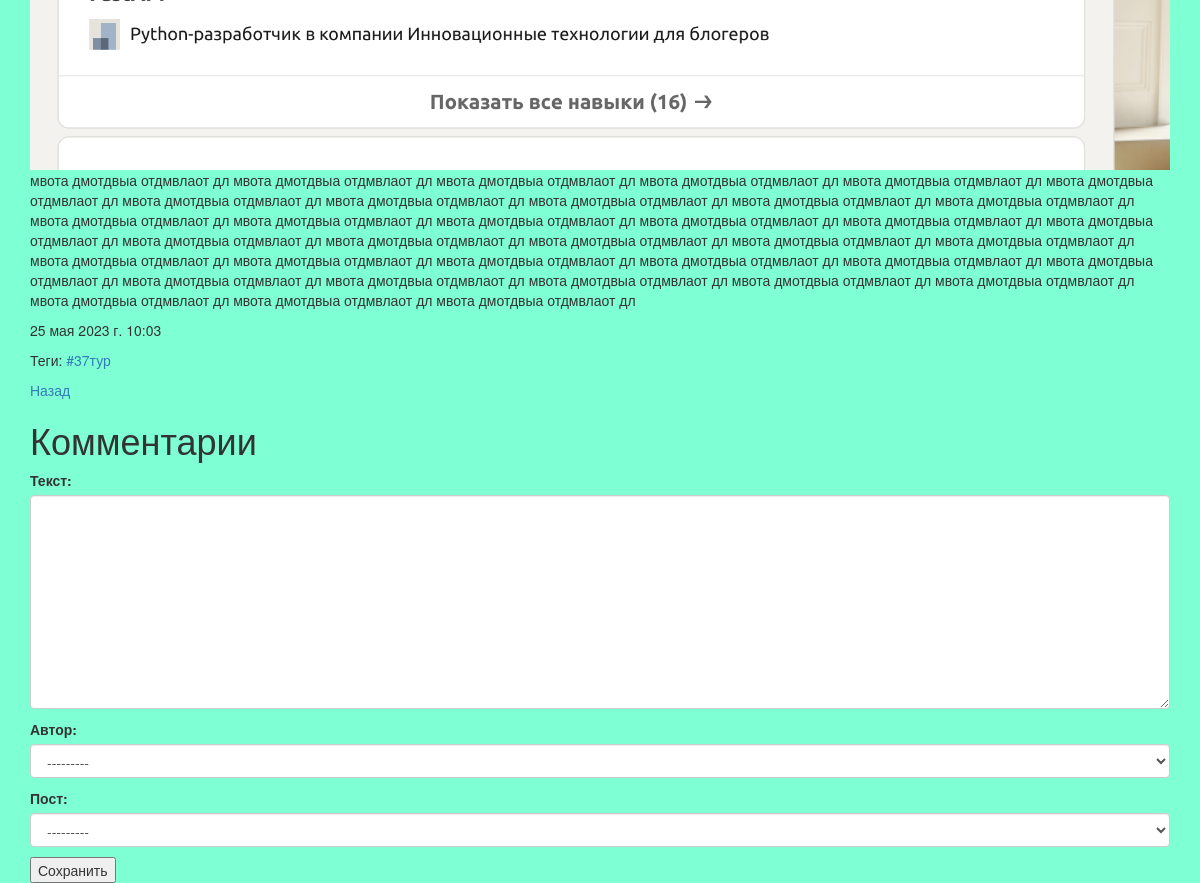
The page /post-detail/1/ (lower part) on the database as committed earlier.
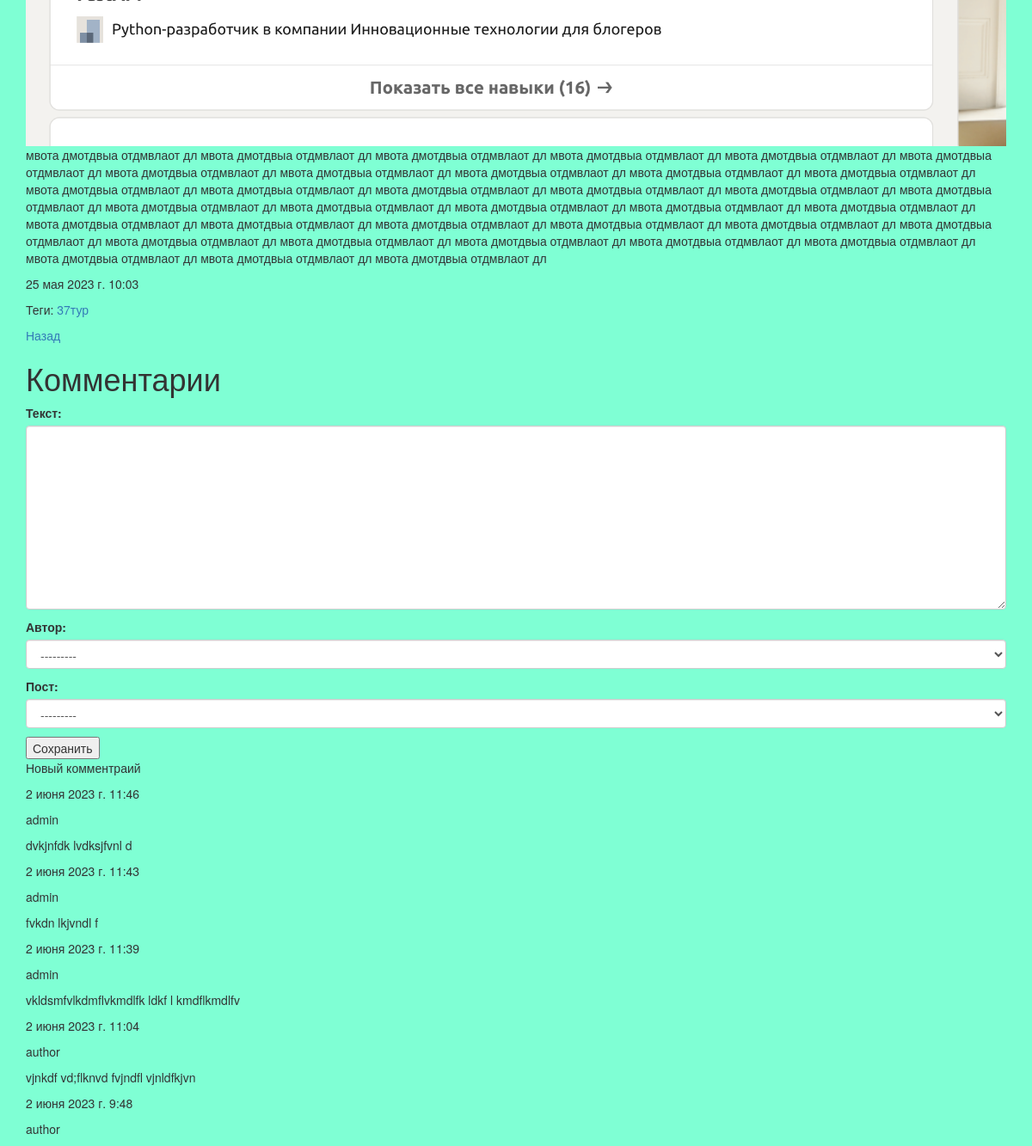
The same page on the database as committed later.
### core/models.py (models this page shows, shortened)
class Tag(models.Model):
    name = models.CharField(max_length=255, verbose_name='Название тега')

class Comment(models.Model):
    post = models.ForeignKey(Post, on_delete=models.CASCADE, verbose_name='Пост', related_name='comments')
    author = models.ForeignKey(User, on_delete=models.SET_NULL, verbose_name='Автор', related_name='comments', null=True)
    text = models.TextField(verbose_name='Текст')
    created_at = models.DateTimeField(auto_now_add=True, verbose_name='Дата создания')
    class Meta:
        ordering = ['-post', '-created_at']
        verbose_name = 'Комментарий'
        verbose_name_plural = 'Комментарии'

### core/views.py (the view)
# urls.py: path('post-detail/<int:pk>/', PostDetailView.as_view(), name='post-detail'),
class PostDetailView(DetailView):
    model = Post
    template_name = 'core/post-detail.html'
    def get(self, request, *args, **kwargs):
        post = get_object_or_404(Post, pk=kwargs['pk'])
        form = CommentForm()
        comments = Comment.objects.filter(post=post)
        context = {
            'post': post,
            'form': form,
            'comments': comments
        }
        return render(request, self.template_name, context)

### core/forms.py
class CommentForm(forms.ModelForm):
    class Meta:
        model = Comment
        fields = ('text', 'author', 'post')
        exclude_fields = ('created_at',)
        widgets = {
            'text': forms.Textarea(attrs={'class': 'form-control'}),
            'author': forms.Select(attrs={'class': 'form-control'}),
            'post': forms.Select(attrs={'class': 'form-control'}),
        }

### core/models.py (called while the page is built)
    def __str__(self) -> str:
        return f'{self.title}'

### templates/core/post-detail.html (shortened to what this page needs)
{% extends "base.html" %}
{% block content %}
    <img src="/media/{{ post.poster }}" alt='{{ post.title }}' class="img-responsive">
    <p>{{ post.text }}</p>
    <p>{{ post.created_at }}</p>
    {% if post.tags %}
        <p>Теги:
            {% for tag in post.tags.all %}
                <a href='/post-list/?tag={{ tag.name }}'>{{ tag.name }}</a>
            {% endfor %}
        </p>
    {% endif %}
    <a href='/post-list/'>Назад</a>
    {% include "core/comment.html" %}
    {% for comment in comments %}
        <div class="comment">
            <p>{{ comment.text }}</p>
            <p>{{ comment.created_at }}</p>
            <p>{{ comment.author }}</p>
        </div>
    {% endfor %}
{% endblock %}

Rows that differ between the two databases and show on the page:
changed Tag: name "#37тур" → "37тур"
added Comment: text "Новый комментраий", created_at "2 июня 2023 г. 11:46", author "admin"
added Comment: text "dvkjnfdk lvdksjfvnl d", created_at "2 июня 2023 г. 11:43", author "admin"
added Comment: text "fvkdn lkjvndl f", created_at "2 июня 2023 г. 11:39", author "admin"
added Comment: text "vkldsmfvlkdmflvkmdlfk ldkf l kmdflkmdlfv", created_at "2 июня 2023 г. 11:04", author "author"
added Comment: text "vjnkdf vd;flknvd fvjndfl vjnldfkjvn", created_at "2 июня 2023 г. 9:48", author "author"
